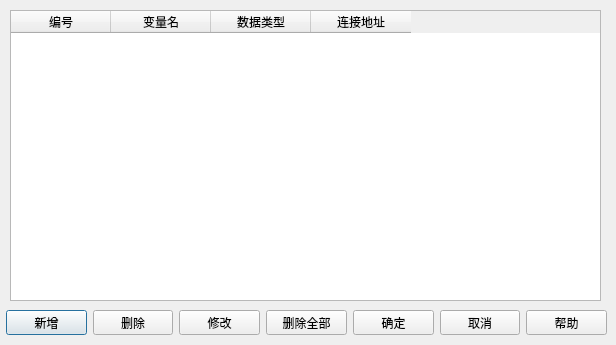
<?xml version="1.0" encoding="UTF-8"?>
<ui version="4.0">
 <class>QVardlg</class>
 <widget class="QDialog" name="QVardlg">
  <property name="geometry">
   <rect>
    <x>0</x>
    <y>0</y>
    <width>616</width>
    <height>345</height>
   </rect>
  </property>
  <property name="windowTitle">
   <string>Dialog</string>
  </property>
  <widget class="QTableWidget" name="tableWidget">
   <property name="geometry">
    <rect>
     <x>10</x>
     <y>10</y>
     <width>591</width>
     <height>291</height>
    </rect>
   </property>
   <column>
    <property name="text">
     <string>编号</string>
    </property>
   </column>
   <column>
    <property name="text">
     <string>变量名</string>
    </property>
   </column>
   <column>
    <property name="text">
     <string>数据类型</string>
    </property>
   </column>
   <column>
    <property name="text">
     <string>连接地址</string>
    </property>
   </column>
  </widget>
  <widget class="QWidget" name="">
   <property name="geometry">
    <rect>
     <x>6</x>
     <y>310</y>
     <width>601</width>
     <height>25</height>
    </rect>
   </property>
   <layout class="QHBoxLayout" name="horizontalLayout">
    <item>
     <widget class="QPushButton" name="m_create_new">
      <property name="text">
       <string>新增</string>
      </property>
     </widget>
    </item>
    <item>
     <widget class="QPushButton" name="m_delete">
      <property name="text">
       <string>删除</string>
      </property>
     </widget>
    </item>
    <item>
     <widget class="QPushButton" name="m_modify">
      <property name="text">
       <string>修改</string>
      </property>
     </widget>
    </item>
    <item>
     <widget class="QPushButton" name="m_del_all">
      <property name="text">
       <string>删除全部</string>
      </property>
     </widget>
    </item>
    <item>
     <widget class="QPushButton" name="pushButton">
      <property name="maximumSize">
       <size>
        <width>138</width>
        <height>16777215</height>
       </size>
      </property>
      <property name="text">
       <string>确定</string>
      </property>
     </widget>
    </item>
    <item>
     <widget class="QPushButton" name="pushButton_2">
      <property name="maximumSize">
       <size>
        <width>138</width>
        <height>16777215</height>
       </size>
      </property>
      <property name="text">
       <string>取消</string>
      </property>
     </widget>
    </item>
    <item>
     <widget class="QPushButton" name="pushButton_3">
      <property name="maximumSize">
       <size>
        <width>138</width>
        <height>16777215</height>
       </size>
      </property>
      <property name="text">
       <string>帮助</string>
      </property>
     </widget>
    </item>
   </layout>
  </widget>
 </widget>
 <resources/>
 <connections/>
</ui>
